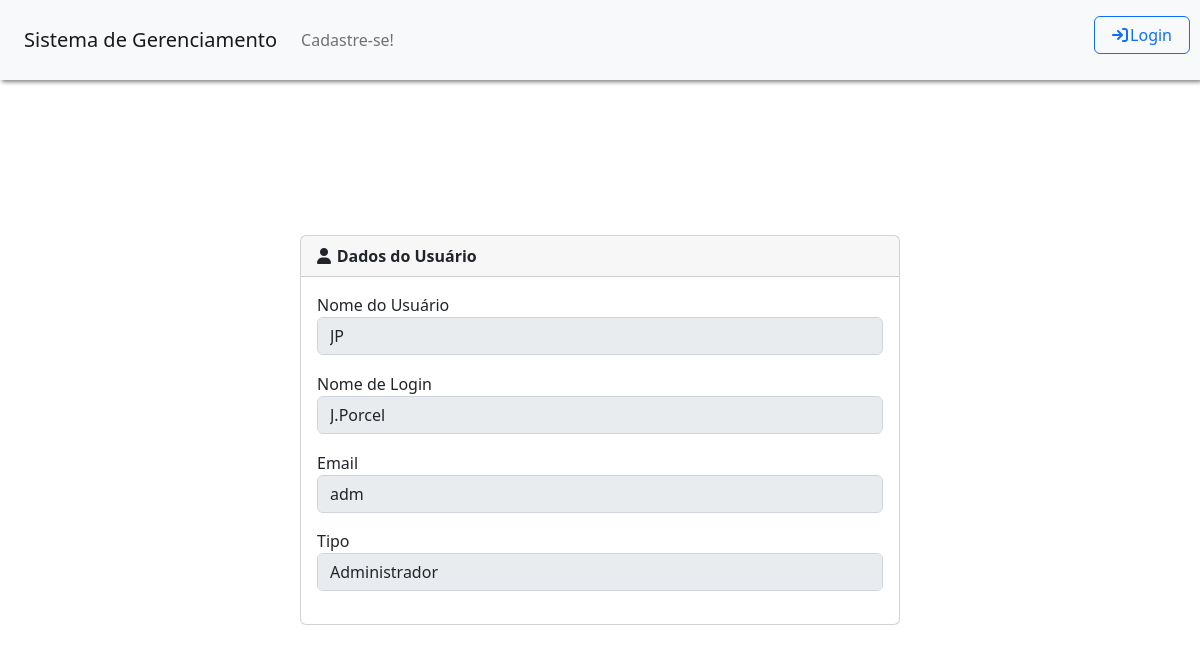
/Tela_Visualizar_Usuario.php?idusuario=1, run on the app's committed database.
### tables this page shows
CREATE TABLE IF NOT EXISTS usuarios (
  idusuario INT NOT NULL AUTO_INCREMENT,
  nome_usuario VARCHAR(45) NOT NULL,
  nome_login VARCHAR(45) NOT NULL,
  email VARCHAR(45) NOT NULL,
  senha VARCHAR(100) NOT NULL,
  nivel_acesso INT NOT NULL,
  ativo INT NOT NULL,
  PRIMARY KEY (idusuario));

### controllers/controller_usuario.php (called while the page is built, shortened)
<?php
function buscarUsuarioPorID($idusuario) {
    $conexao = conectarBanco();
    $idusuario = mysqli_real_escape_string($conexao, $idusuario);
    $query = "SELECT * FROM usuarios WHERE idusuario = '$idusuario'";
    $resultado = mysqli_query($conexao, $query);
    if ($resultado && mysqli_num_rows($resultado) > 0) {
        $usuario = mysqli_fetch_assoc($resultado);
        return $usuario;
    } else {
        return false;
    }
}
?>

### Tela_Visualizar_Usuario.php (the view, shortened to what this page needs)
<!DOCTYPE html>
<?php
require '../portalEMA/functions/geral.php';
require '../portalEMA/controllers/controller_usuario.php';
?>
<html>
    <head>
        <link rel="stylesheet" type="text/css" href="./css/style.css">
        <link rel="stylesheet" href="https://cdnjs.cloudflare.com/ajax/libs/font-awesome/6.0.0-beta3/css/all.min.css">
        <link rel="stylesheet" type="text/css" href="https://cdn.jsdelivr.net/npm/bootstrap@5.2.3/dist/css/bootstrap.min.css">
        <link rel="stylesheet" href="https://unpkg.com/leaflet@1.7.1/dist/leaflet.css" />
    </head>
    <body>
        <?php
        $userId = $_GET['idusuario'];
        $usuario = buscarUsuarioPorId($userId);
        if (!$usuario) {
            echo "Usuário não encontrado.";
            exit;
        }else{
            echo '<div class="card col-6">';
            echo '<div class="card-header">';
            echo '<i style="padding-right: 1%;" class="fas fa-user"></i><b>Dados do Usuário</b>';
            echo '</div>';
            echo '<div class="card-body">';
            echo '<form>';
            echo '<div class="form-row">';
            echo '<div class="form-group">';
            echo '<label>Nome do Usuário</label>';
            echo '<input disabled="true" value="' . $usuario['nome_usuario'] . '" name="nome_usuario" type="text" class="form-control" placeholder="Nome do Usuário">';
            echo '<label>Nome de Login</label>';
            echo '<input disabled="true" value="' . $usuario['nome_login'] . '" name="nome_login" type="text" class="form-control" placeholder="Nome de Login">';
            echo '<label>Email</label>';
            echo '<input disabled="true" value="' . $usuario['email'] . '" name="email" type="text" class="form-control" placeholder="Email">';
            echo '<label>Tipo</label>';
            if($usuario['nivel_acesso'] == 1){
                echo '<input disabled="true" value="Administrador" name="email" type="text" class="form-control" placeholder="Nível de Acesso">';
            }else{
                echo '<input disabled="true" value="Cliente" name="nivel_acesso" type="text" class="form-control" placeholder="Nível de Acesso">';
            }
            echo '</div>';
            echo '</div>';
            echo '</form>';
            echo '</div>';
            echo '</div>';
        }
        ?>
    </body>
</html>

### css/style.css (style rules this page uses)
html, body { height: 100%; }
body { display: -ms-flexbox; display: -webkit-box; display: flex; -ms-flex-align: center; -ms-flex-pack: center; -webkit-box-align: center; align-items: center; -webkit-box-pack: center; justify-content: center; padding-top: 40px; padding-bottom: 40px; background-color: #f5f5f5; }

### Tela_Visualizar_Usuario.php (style rules this page uses)
.card { margin-top: 5%; }
.form-control { margin-bottom: 3%; }

### data on the page
usuarios: nome_usuario "JP", nome_login "J.Porcel", email "adm"
